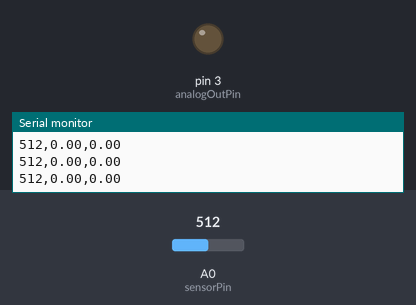
Simulated run of this sketch. Board: Arduino Uno, built with avr-gcc and run on an emulated ATmega328P. On the bench: output pins drawn as LEDs (lit = HIGH), the last lines printed to the serial monitor. The test bench sets the inputs (shaded band); at power-on: A0 (sensorPin) = 512.

Above: at 1.2 s.
1.3 s: A0 (sensorPin) set to 498
At 1.46 s:
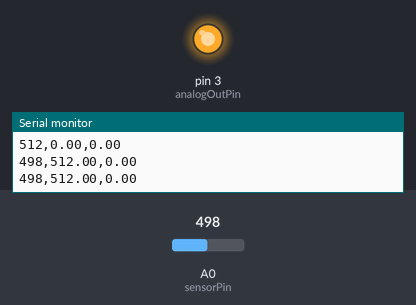
Timing chart, 0 to 4.3 s (numbered marks = the images above; inputs shaded):
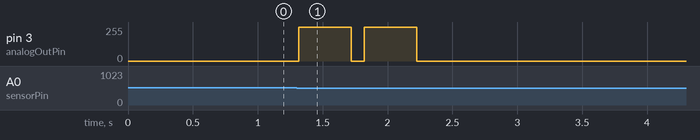

Measured:
- the behaviour switches between 507 and 506 on A0 (sensorPin) (found by bisection; images 0 and 1)
- after the input at 1.3 s, pin 3 (analogOutPin): 0/255 → 255/255 at once, → 254/255 0.10 s later, → 253/255 0.10 s later, → 252/255 0.10 s later, … (10 changes in this stretch)

The sketch:

pd.ino
```cpp
//Peak Detect and Running Average for EE 589 Project

//variables for peak detect
int delta=5; //Step size for detection, change for diff type of signals
float min_=10000; //Want to start well above 4096 to ensure min and max initial detect
float max_=-10000;
int min_ind=0; //indexing for testing only
int max_ind=0;
bool find_max=true; //checks if min or max was found
int sensorPin = A0;
float maxtab_pos=0;
float maxtab_max=0;
float mintab_min=0;
float mintab_pos=0;
int ind=1;
int data;
int count=0;
const int num_samples=10;
int values[num_samples];//array for storing values
int Index=0; //indexing for array
int average=0;//holder for average values
int value_sum=0;//sum of value array
const int analogOutPin = 3;
int olddata=0;
int err_count;
void setup() {
  // put your setup code here, to run once:
Serial.begin(115200);

}

void loop() {


  // put your main code here, to run repeatedly:
data=analogRead(sensorPin);
//Start Peak Detect, saves min and max values as well as their indices for testing
  if (data>max_){
      max_=data;
      max_ind=ind;
  }
if (data<min_){
      min_=data;
      min_ind=ind;
}
 if (find_max==true){ //check to see if min or max was last found
  if (data<max_-delta){
    maxtab_pos=max_ind;
    maxtab_max=max_;
    min_=data; //update min, needed to update max
    min_ind=ind;
    find_max=false;
    }
 }
    if(data>min_+delta){
      mintab_pos=min_ind;
      mintab_min=min_;
      max_=data; // update max
      max_ind=ind;
      find_max=true;
    }

    //Running average of peak values
    value_sum=value_sum-values[Index];//shift old value out
  values[Index]=maxtab_max;
  value_sum=value_sum+values[Index];//sum values
  Index++;
  if (Index>=num_samples){
    Index=0;

  }

average=value_sum/num_samples;
//outputValue = map(sensorValue, 0, 1023, 0, 255);
  // change the analog out value:


if (olddata==average){
  err_count++;
}
if (err_count==50){
  average=0;
  err_count=0;
}


olddata=average;
analogWrite(analogOutPin, 5*average);


ind++;
count++;
  Serial.print(data);
  Serial.print(',');
  Serial.print(maxtab_max);
  Serial.print(',');

  Serial.println(mintab_min);
 // Serial.print(',');
  //Serial.print(count);
  //Serial.print(',');
  //Serial.println(average);
delay(100);// delay for 100 for troubleshooting

}
```
